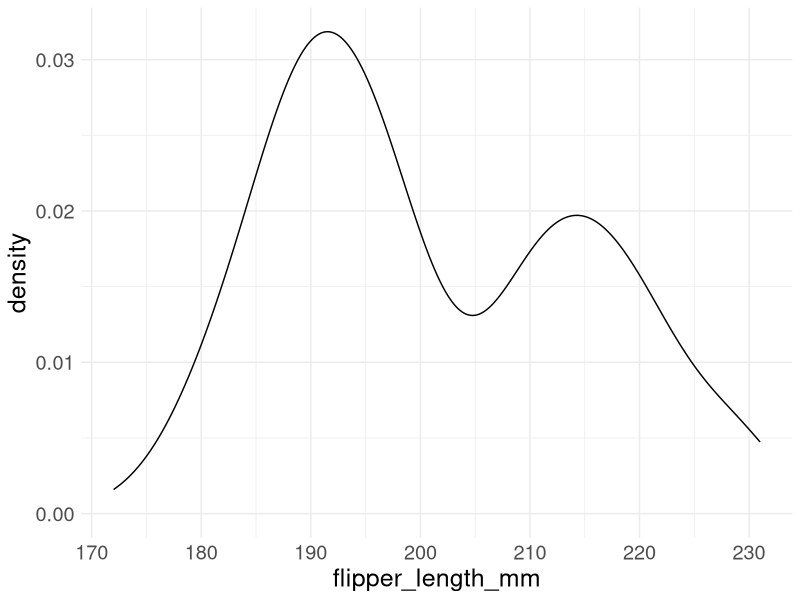

This chart was generated by the following R code:
## ---- chunk 1
# load libraries here, but show no output
library(tidyverse)
library(palmerpenguins)
## ---- chunk 2
#| label: fig-one
#| fig-cap: "A descriptive caption."
#| fig-width: 9
palmerpenguins::penguins |> 
  filter(!is.na(flipper_length_mm)) |>
  ggplot(aes(flipper_length_mm)) +
  geom_density() +
  theme_minimal() +
  theme(text = element_text(size = 18))
